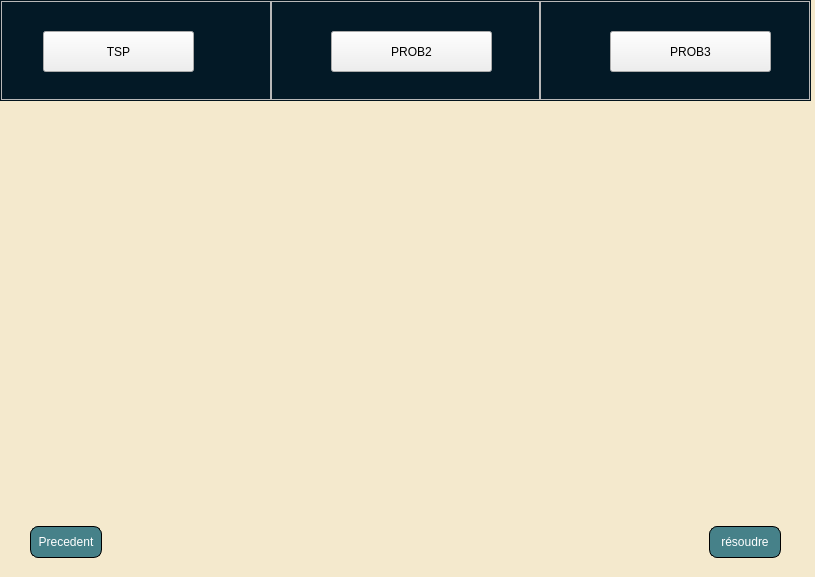
<?xml version="1.0" encoding="UTF-8"?>
<ui version="4.0">
 <class>MainWindow</class>
 <widget class="QMainWindow" name="MainWindow">
  <property name="geometry">
   <rect>
    <x>0</x>
    <y>0</y>
    <width>815</width>
    <height>577</height>
   </rect>
  </property>
  <property name="palette">
   <palette>
    <active>
     <colorrole role="WindowText">
      <brush brushstyle="SolidPattern">
       <color alpha="255">
        <red>0</red>
        <green>0</green>
        <blue>0</blue>
       </color>
      </brush>
     </colorrole>
     <colorrole role="Button">
      <brush brushstyle="SolidPattern">
       <color alpha="255">
        <red>244</red>
        <green>233</green>
        <blue>205</blue>
       </color>
      </brush>
     </colorrole>
     <colorrole role="Light">
      <brush brushstyle="SolidPattern">
       <color alpha="255">
        <red>255</red>
        <green>255</green>
        <blue>255</blue>
       </color>
      </brush>
     </colorrole>
     <colorrole role="Midlight">
      <brush brushstyle="SolidPattern">
       <color alpha="255">
        <red>249</red>
        <green>244</green>
        <blue>230</blue>
       </color>
      </brush>
     </colorrole>
     <colorrole role="Dark">
      <brush brushstyle="SolidPattern">
       <color alpha="255">
        <red>122</red>
        <green>116</green>
        <blue>102</blue>
       </color>
      </brush>
     </colorrole>
     <colorrole role="Mid">
      <brush brushstyle="SolidPattern">
       <color alpha="255">
        <red>163</red>
        <green>155</green>
        <blue>137</blue>
       </color>
      </brush>
     </colorrole>
     <colorrole role="Text">
      <brush brushstyle="SolidPattern">
       <color alpha="255">
        <red>0</red>
        <green>0</green>
        <blue>0</blue>
       </color>
      </brush>
     </colorrole>
     <colorrole role="BrightText">
      <brush brushstyle="SolidPattern">
       <color alpha="255">
        <red>255</red>
        <green>255</green>
        <blue>255</blue>
       </color>
      </brush>
     </colorrole>
     <colorrole role="ButtonText">
      <brush brushstyle="SolidPattern">
       <color alpha="255">
        <red>0</red>
        <green>0</green>
        <blue>0</blue>
       </color>
      </brush>
     </colorrole>
     <colorrole role="Base">
      <brush brushstyle="SolidPattern">
       <color alpha="255">
        <red>255</red>
        <green>255</green>
        <blue>255</blue>
       </color>
      </brush>
     </colorrole>
     <colorrole role="Window">
      <brush brushstyle="SolidPattern">
       <color alpha="255">
        <red>244</red>
        <green>233</green>
        <blue>205</blue>
       </color>
      </brush>
     </colorrole>
     <colorrole role="Shadow">
      <brush brushstyle="SolidPattern">
       <color alpha="255">
        <red>0</red>
        <green>0</green>
        <blue>0</blue>
       </color>
      </brush>
     </colorrole>
     <colorrole role="AlternateBase">
      <brush brushstyle="SolidPattern">
       <color alpha="255">
        <red>249</red>
        <green>244</green>
        <blue>230</blue>
       </color>
      </brush>
     </colorrole>
     <colorrole role="ToolTipBase">
      <brush brushstyle="SolidPattern">
       <color alpha="255">
        <red>255</red>
        <green>255</green>
        <blue>220</blue>
       </color>
      </brush>
     </colorrole>
     <colorrole role="ToolTipText">
      <brush brushstyle="SolidPattern">
       <color alpha="255">
        <red>0</red>
        <green>0</green>
        <blue>0</blue>
       </color>
      </brush>
     </colorrole>
     <colorrole role="PlaceholderText">
      <brush brushstyle="SolidPattern">
       <color alpha="128">
        <red>0</red>
        <green>0</green>
        <blue>0</blue>
       </color>
      </brush>
     </colorrole>
    </active>
    <inactive>
     <colorrole role="WindowText">
      <brush brushstyle="SolidPattern">
       <color alpha="255">
        <red>0</red>
        <green>0</green>
        <blue>0</blue>
       </color>
      </brush>
     </colorrole>
     <colorrole role="Button">
      <brush brushstyle="SolidPattern">
       <color alpha="255">
        <red>244</red>
        <green>233</green>
        <blue>205</blue>
       </color>
      </brush>
     </colorrole>
     <colorrole role="Light">
      <brush brushstyle="SolidPattern">
       <color alpha="255">
        <red>255</red>
        <green>255</green>
        <blue>255</blue>
       </color>
      </brush>
     </colorrole>
     <colorrole role="Midlight">
      <brush brushstyle="SolidPattern">
       <color alpha="255">
        <red>249</red>
        <green>244</green>
        <blue>230</blue>
       </color>
      </brush>
     </colorrole>
     <colorrole role="Dark">
      <brush brushstyle="SolidPattern">
       <color alpha="255">
        <red>122</red>
        <green>116</green>
        <blue>102</blue>
       </color>
      </brush>
     </colorrole>
     <colorrole role="Mid">
      <brush brushstyle="SolidPattern">
       <color alpha="255">
        <red>163</red>
        <green>155</green>
        <blue>137</blue>
       </color>
      </brush>
     </colorrole>
     <colorrole role="Text">
      <brush brushstyle="SolidPattern">
       <color alpha="255">
        <red>0</red>
        <green>0</green>
        <blue>0</blue>
       </color>
      </brush>
     </colorrole>
     <colorrole role="BrightText">
      <brush brushstyle="SolidPattern">
       <color alpha="255">
        <red>255</red>
        <green>255</green>
        <blue>255</blue>
       </color>
      </brush>
     </colorrole>
     <colorrole role="ButtonText">
      <brush brushstyle="SolidPattern">
       <color alpha="255">
        <red>0</red>
        <green>0</green>
        <blue>0</blue>
       </color>
      </brush>
     </colorrole>
     <colorrole role="Base">
      <brush brushstyle="SolidPattern">
       <color alpha="255">
        <red>255</red>
        <green>255</green>
        <blue>255</blue>
       </color>
      </brush>
     </colorrole>
     <colorrole role="Window">
      <brush brushstyle="SolidPattern">
       <color alpha="255">
        <red>244</red>
        <green>233</green>
        <blue>205</blue>
       </color>
      </brush>
     </colorrole>
     <colorrole role="Shadow">
      <brush brushstyle="SolidPattern">
       <color alpha="255">
        <red>0</red>
        <green>0</green>
        <blue>0</blue>
       </color>
      </brush>
     </colorrole>
     <colorrole role="AlternateBase">
      <brush brushstyle="SolidPattern">
       <color alpha="255">
        <red>249</red>
        <green>244</green>
        <blue>230</blue>
       </color>
      </brush>
     </colorrole>
     <colorrole role="ToolTipBase">
      <brush brushstyle="SolidPattern">
       <color alpha="255">
        <red>255</red>
        <green>255</green>
        <blue>220</blue>
       </color>
      </brush>
     </colorrole>
     <colorrole role="ToolTipText">
      <brush brushstyle="SolidPattern">
       <color alpha="255">
        <red>0</red>
        <green>0</green>
        <blue>0</blue>
       </color>
      </brush>
     </colorrole>
     <colorrole role="PlaceholderText">
      <brush brushstyle="SolidPattern">
       <color alpha="128">
        <red>0</red>
        <green>0</green>
        <blue>0</blue>
       </color>
      </brush>
     </colorrole>
    </inactive>
    <disabled>
     <colorrole role="WindowText">
      <brush brushstyle="SolidPattern">
       <color alpha="255">
        <red>122</red>
        <green>116</green>
        <blue>102</blue>
       </color>
      </brush>
     </colorrole>
     <colorrole role="Button">
      <brush brushstyle="SolidPattern">
       <color alpha="255">
        <red>244</red>
        <green>233</green>
        <blue>205</blue>
       </color>
      </brush>
     </colorrole>
     <colorrole role="Light">
      <brush brushstyle="SolidPattern">
       <color alpha="255">
        <red>255</red>
        <green>255</green>
        <blue>255</blue>
       </color>
      </brush>
     </colorrole>
     <colorrole role="Midlight">
      <brush brushstyle="SolidPattern">
       <color alpha="255">
        <red>249</red>
        <green>244</green>
        <blue>230</blue>
       </color>
      </brush>
     </colorrole>
     <colorrole role="Dark">
      <brush brushstyle="SolidPattern">
       <color alpha="255">
        <red>122</red>
        <green>116</green>
        <blue>102</blue>
       </color>
      </brush>
     </colorrole>
     <colorrole role="Mid">
      <brush brushstyle="SolidPattern">
       <color alpha="255">
        <red>163</red>
        <green>155</green>
        <blue>137</blue>
       </color>
      </brush>
     </colorrole>
     <colorrole role="Text">
      <brush brushstyle="SolidPattern">
       <color alpha="255">
        <red>122</red>
        <green>116</green>
        <blue>102</blue>
       </color>
      </brush>
     </colorrole>
     <colorrole role="BrightText">
      <brush brushstyle="SolidPattern">
       <color alpha="255">
        <red>255</red>
        <green>255</green>
        <blue>255</blue>
       </color>
      </brush>
     </colorrole>
     <colorrole role="ButtonText">
      <brush brushstyle="SolidPattern">
       <color alpha="255">
        <red>122</red>
        <green>116</green>
        <blue>102</blue>
       </color>
      </brush>
     </colorrole>
     <colorrole role="Base">
      <brush brushstyle="SolidPattern">
       <color alpha="255">
        <red>244</red>
        <green>233</green>
        <blue>205</blue>
       </color>
      </brush>
     </colorrole>
     <colorrole role="Window">
      <brush brushstyle="SolidPattern">
       <color alpha="255">
        <red>244</red>
        <green>233</green>
        <blue>205</blue>
       </color>
      </brush>
     </colorrole>
     <colorrole role="Shadow">
      <brush brushstyle="SolidPattern">
       <color alpha="255">
        <red>0</red>
        <green>0</green>
        <blue>0</blue>
       </color>
      </brush>
     </colorrole>
     <colorrole role="AlternateBase">
      <brush brushstyle="SolidPattern">
       <color alpha="255">
        <red>244</red>
        <green>233</green>
        <blue>205</blue>
       </color>
      </brush>
     </colorrole>
     <colorrole role="ToolTipBase">
      <brush brushstyle="SolidPattern">
       <color alpha="255">
        <red>255</red>
        <green>255</green>
        <blue>220</blue>
       </color>
      </brush>
     </colorrole>
     <colorrole role="ToolTipText">
      <brush brushstyle="SolidPattern">
       <color alpha="255">
        <red>0</red>
        <green>0</green>
        <blue>0</blue>
       </color>
      </brush>
     </colorrole>
     <colorrole role="PlaceholderText">
      <brush brushstyle="SolidPattern">
       <color alpha="128">
        <red>0</red>
        <green>0</green>
        <blue>0</blue>
       </color>
      </brush>
     </colorrole>
    </disabled>
   </palette>
  </property>
  <property name="mouseTracking">
   <bool>false</bool>
  </property>
  <property name="windowTitle">
   <string>MainWindow</string>
  </property>
  <widget class="QWidget" name="centralwidget">
   <widget class="QFrame" name="frame">
    <property name="geometry">
     <rect>
      <x>0</x>
      <y>0</y>
      <width>811</width>
      <height>101</height>
     </rect>
    </property>
    <property name="styleSheet">
     <string notr="true">#frame{
   background : #031926;
}</string>
    </property>
    <property name="frameShape">
     <enum>QFrame::StyledPanel</enum>
    </property>
    <property name="frameShadow">
     <enum>QFrame::Raised</enum>
    </property>
    <layout class="QHBoxLayout" name="horizontalLayout_2">
     <property name="spacing">
      <number>0</number>
     </property>
     <property name="leftMargin">
      <number>0</number>
     </property>
     <property name="topMargin">
      <number>0</number>
     </property>
     <property name="rightMargin">
      <number>0</number>
     </property>
     <property name="bottomMargin">
      <number>0</number>
     </property>
     <item>
      <widget class="QFrame" name="frame_2">
       <property name="frameShape">
        <enum>QFrame::StyledPanel</enum>
       </property>
       <property name="frameShadow">
        <enum>QFrame::Raised</enum>
       </property>
       <widget class="QPushButton" name="pushButton">
        <property name="geometry">
         <rect>
          <x>42</x>
          <y>30</y>
          <width>151</width>
          <height>41</height>
         </rect>
        </property>
        <property name="text">
         <string>TSP</string>
        </property>
       </widget>
      </widget>
     </item>
     <item>
      <widget class="QFrame" name="frame_3">
       <property name="frameShape">
        <enum>QFrame::StyledPanel</enum>
       </property>
       <property name="frameShadow">
        <enum>QFrame::Raised</enum>
       </property>
       <widget class="QPushButton" name="pushButton_2">
        <property name="geometry">
         <rect>
          <x>60</x>
          <y>30</y>
          <width>161</width>
          <height>41</height>
         </rect>
        </property>
        <property name="text">
         <string>PROB2</string>
        </property>
       </widget>
      </widget>
     </item>
     <item>
      <widget class="QFrame" name="frame_4">
       <property name="frameShape">
        <enum>QFrame::StyledPanel</enum>
       </property>
       <property name="frameShadow">
        <enum>QFrame::Raised</enum>
       </property>
       <widget class="QPushButton" name="pushButton_3">
        <property name="geometry">
         <rect>
          <x>70</x>
          <y>30</y>
          <width>161</width>
          <height>41</height>
         </rect>
        </property>
        <property name="text">
         <string>PROB3</string>
        </property>
       </widget>
      </widget>
     </item>
    </layout>
   </widget>
   <widget class="QStackedWidget" name="stackedWidget">
    <property name="geometry">
     <rect>
      <x>0</x>
      <y>100</y>
      <width>811</width>
      <height>471</height>
     </rect>
    </property>
    <property name="currentIndex">
     <number>1</number>
    </property>
    <widget class="QWidget" name="page_1_TSP">
     <widget class="QListView" name="listView">
      <property name="geometry">
       <rect>
        <x>60</x>
        <y>130</y>
        <width>251</width>
        <height>321</height>
       </rect>
      </property>
      <property name="styleSheet">
       <string notr="true">QListView{
	background : #9DBEBB;
	border-radius : 10px;
	border : 1px solid black;
}</string>
      </property>
     </widget>
     <widget class="QScrollBar" name="verticalScrollBar">
      <property name="geometry">
       <rect>
        <x>290</x>
        <y>150</y>
        <width>10</width>
        <height>271</height>
       </rect>
      </property>
      <property name="styleSheet">
       <string notr="true">QScrollBar::vertical{
	background : #F4E9CD;
	border-radius : 2px;
}
QScrollBar::handle{
	background : black;
	border-radius:5px;
}</string>
      </property>
      <property name="orientation">
       <enum>Qt::Vertical</enum>
      </property>
     </widget>
     <widget class="QPushButton" name="suivant">
      <property name="geometry">
       <rect>
        <x>680</x>
        <y>420</y>
        <width>93</width>
        <height>28</height>
       </rect>
      </property>
      <property name="styleSheet">
       <string notr="true">QPushButton{
	background : #468189;
	width : 70px;
	height : 30px;
	border : 1px solid black;
	border-radius : 8px;
	color : white;
}</string>
      </property>
      <property name="text">
       <string>Suivant &gt;</string>
      </property>
     </widget>
     <widget class="QPushButton" name="ajouter">
      <property name="geometry">
       <rect>
        <x>210</x>
        <y>80</y>
        <width>93</width>
        <height>28</height>
       </rect>
      </property>
      <property name="styleSheet">
       <string notr="true">QPushButton{
	background : #468189;
	width : 70px;
	height : 30px;
	border : 1px solid black;
	border-radius : 8px;
	color : white;
}</string>
      </property>
      <property name="text">
       <string>Ajouter</string>
      </property>
     </widget>
     <widget class="QLineEdit" name="lineEdit">
      <property name="geometry">
       <rect>
        <x>60</x>
        <y>80</y>
        <width>113</width>
        <height>22</height>
       </rect>
      </property>
      <property name="styleSheet">
       <string notr="true">QLineEdit{
	border : 1px solid black;
    border-radius : 8px;
	background : #9DBEBB;
}</string>
      </property>
      <property name="text">
       <string/>
      </property>
     </widget>
     <widget class="QLabel" name="label">
      <property name="geometry">
       <rect>
        <x>50</x>
        <y>20</y>
        <width>171</width>
        <height>41</height>
       </rect>
      </property>
      <property name="font">
       <font>
        <pointsize>11</pointsize>
        <weight>75</weight>
        <bold>true</bold>
       </font>
      </property>
      <property name="text">
       <string>Definir vos noeuds </string>
      </property>
     </widget>
    </widget>
    <widget class="QWidget" name="page_2_TSP">
     <widget class="QWidget" name="horizontalLayoutWidget">
      <property name="geometry">
       <rect>
        <x>30</x>
        <y>420</y>
        <width>751</width>
        <height>44</height>
       </rect>
      </property>
      <layout class="QHBoxLayout" name="horizontalLayout">
       <item>
        <widget class="QPushButton" name="precedent">
         <property name="styleSheet">
          <string notr="true">QPushButton{
	background : #468189;
	width : 70px;
	height : 30px;
	border : 1px solid black;
	border-radius : 8px;	
	color : white;
}</string>
         </property>
         <property name="text">
          <string>Precedent</string>
         </property>
        </widget>
       </item>
       <item>
        <spacer name="horizontalSpacer">
         <property name="orientation">
          <enum>Qt::Horizontal</enum>
         </property>
         <property name="sizeHint" stdset="0">
          <size>
           <width>40</width>
           <height>20</height>
          </size>
         </property>
        </spacer>
       </item>
       <item>
        <widget class="QPushButton" name="resoudre">
         <property name="styleSheet">
          <string notr="true">QPushButton{
	background : #468189;
	width : 70px;
	height : 30px;
	border : 1px solid black;
	border-radius : 8px;
	color : white;
}</string>
         </property>
         <property name="text">
          <string>résoudre</string>
         </property>
        </widget>
       </item>
      </layout>
     </widget>
    </widget>
   </widget>
  </widget>
  <action name="actionTSP">
   <property name="text">
    <string>TSP</string>
   </property>
  </action>
 </widget>
 <resources/>
 <connections/>
</ui>
